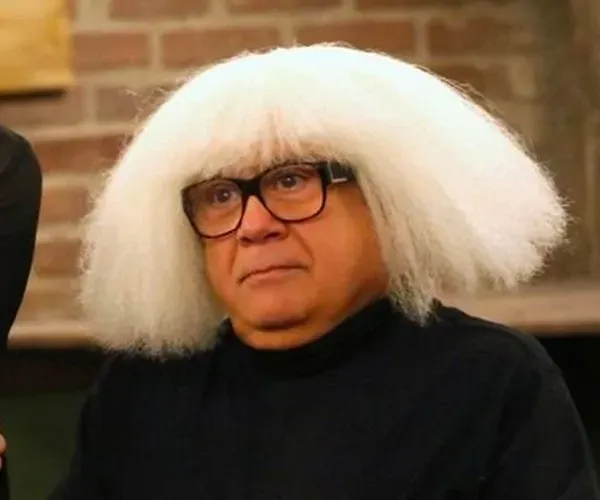
#> input picture ongo-gablogian.jpg, 600 x 500 px
$ python openpicture.py
#> lines starting #> are read from the running program, lines starting #| are printed output that depends on the picture
from PIL import Image

with Image.open("ongo-gablogian.jpg") as im:
#> im is the input picture: PIL image 600x500 RGB; mean R, G, B 120.1, 97.5, 74.7
  im.rotate(89).show()
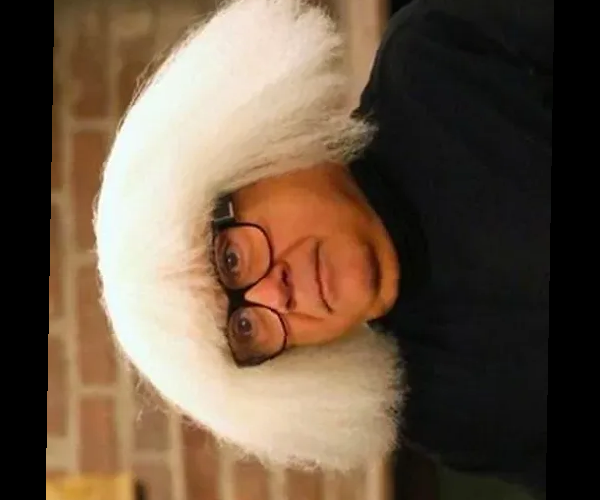
#> shown: PIL image 600x500 RGB; mean R, G, B 106.1, 86.6, 68.1
